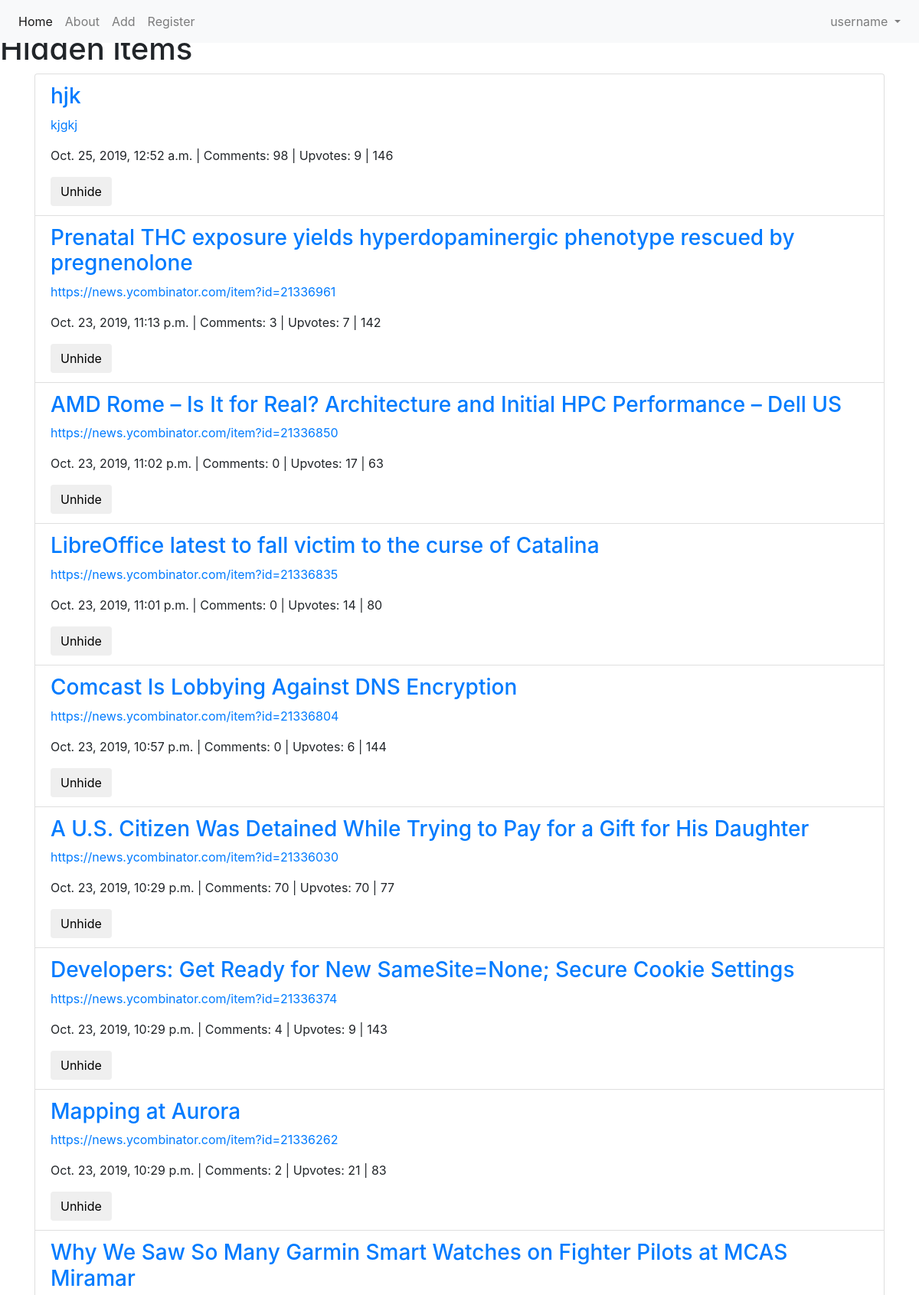
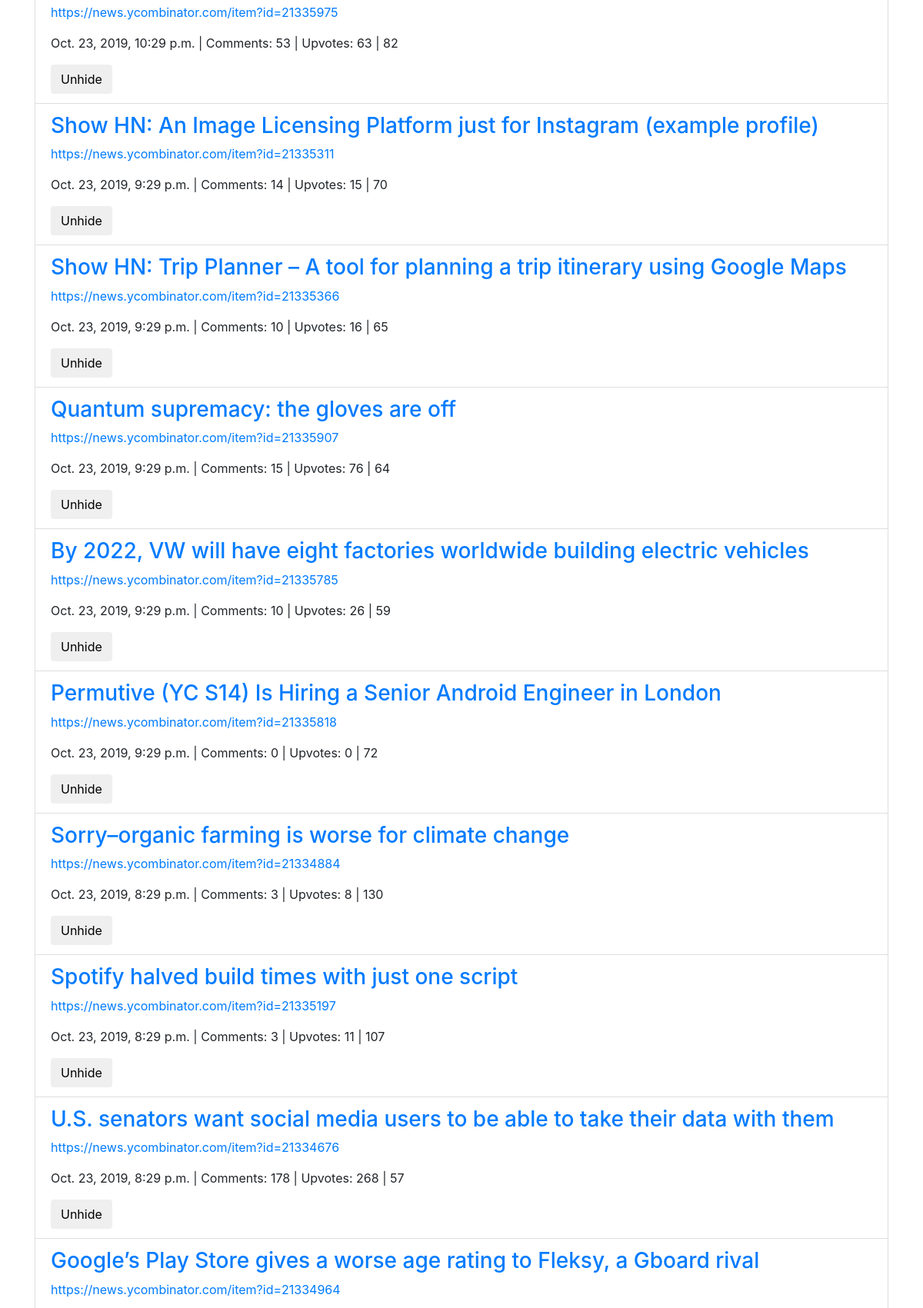
The app's page /hidden/ (signed in, upper part) with its own data (2 pictures, top to bottom).
### main_site/models.py (models this page shows, shortened)
class NewsItem(models.Model):
    url = models.CharField(max_length=500, default="",unique=True)
    title = models.CharField(max_length=500, default="")
    hacker_news_url = models.CharField(max_length=500, default="")
    posted_on = models.DateTimeField(default=datetime.now)
    upvote_count = models.IntegerField(default=0)
    comment_count = models.IntegerField(default=0)
    users = models.ManyToManyField(User, verbose_name="Readers", related_name="reads")

### main_site/views.py (the view)
# urls.py: path('hidden/', views.hidden),
@csrf_exempt
@login_required(login_url='/accounts/login')
def hidden(request):
    news=NewsItem.objects.filter(users=request.user).order_by('posted_on')
    context={'news_items':news}
    return render(request, "hidden-view.html", context)

### main_site/templates/hidden-view.html (shortened to what this page needs)
{% extends 'base.html' %}
{% block content_body %}
    <h1>Hidden items</h1>
    <div class="container">
        <ul id="news_items" class="list-group">
            {% for item in news_items reversed %}
            <li class="list-group-item">
                <div>
                    <h3><a href="{{ item.url }}">{{item.title}}</a></h3>
                    <p><a href="{{ item.hacker_news_url }}">{{ item.hacker_news_url }}</a></p>
                    <p>
                        <span>{{ item.posted_on }}</span> |
                        <span>Comments: {{ item.comment_count }}</span> |
                        <span>Upvotes: {{ item.upvote_count }}</span> |
                        <span>{{ item.id }}</span>
                    </p>
                    <div>
                            <button class="unhide-button btn">Unhide</button>
                    </div>
                </div>
            </li>
            {% endfor %}
        </ul>
    </div>
{% endblock content_body %}

### records on screen
NewsItem: title "hjk", hacker_news_url "kjgkj", posted_on "Oct. 25, 2019, 12:52 a.m.", comment_count "98", upvote_count "9", id "146"
NewsItem: title "Prenatal THC exposure yields hyperdopaminergic phenotype rescued by pregnenolone", hacker_news_url "https://news.ycombinator.com/item?id=21336961", posted_on "Oct. 23, 2019, 11:13 p.m.", comment_count "3", upvote_count "7", id "142"
NewsItem: title "AMD Rome – Is It for Real? Architecture and Initial HPC Performance – Dell US", hacker_news_url "https://news.ycombinator.com/item?id=21336850", posted_on "Oct. 23, 2019, 11:02 p.m.", comment_count "0", upvote_count "17", id "63"
NewsItem: title "LibreOffice latest to fall victim to the curse of Catalina", hacker_news_url "https://news.ycombinator.com/item?id=21336835", posted_on "Oct. 23, 2019, 11:01 p.m.", comment_count "0", upvote_count "14", id "80"
NewsItem: title "Comcast Is Lobbying Against DNS Encryption", hacker_news_url "https://news.ycombinator.com/item?id=21336804", posted_on "Oct. 23, 2019, 10:57 p.m.", comment_count "0", upvote_count "6", id "144"
NewsItem: title "A U.S. Citizen Was Detained While Trying to Pay for a Gift for His Daughter", hacker_news_url "https://news.ycombinator.com/item?id=21336030", posted_on "Oct. 23, 2019, 10:29 p.m.", comment_count "70", upvote_count "70", id "77"
NewsItem: title "Developers: Get Ready for New SameSite=None; Secure Cookie Settings", hacker_news_url "https://news.ycombinator.com/item?id=21336374", posted_on "Oct. 23, 2019, 10:29 p.m.", comment_count "4", upvote_count "9", id "143"
NewsItem: title "Mapping at Aurora", hacker_news_url "https://news.ycombinator.com/item?id=21336262", posted_on "Oct. 23, 2019, 10:29 p.m.", comment_count "2", upvote_count "21", id "83"
NewsItem: title "Why We Saw So Many Garmin Smart Watches on Fighter Pilots at MCAS Miramar", hacker_news_url "https://news.ycombinator.com/item?id=21335975", posted_on "Oct. 23, 2019, 10:29 p.m.", comment_count "53", upvote_count "63", id "82"
NewsItem: title "Show HN: An Image Licensing Platform just for Instagram (example profile)", hacker_news_url "https://news.ycombinator.com/item?id=21335311", posted_on "Oct. 23, 2019, 9:29 p.m.", comment_count "14", upvote_count "15", id "70"
NewsItem: title "Show HN: Trip Planner – A tool for planning a trip itinerary using Google Maps", hacker_news_url "https://news.ycombinator.com/item?id=21335366", posted_on "Oct. 23, 2019, 9:29 p.m.", comment_count "10", upvote_count "16", id "65"
NewsItem: title "Quantum supremacy: the gloves are off", hacker_news_url "https://news.ycombinator.com/item?id=21335907", posted_on "Oct. 23, 2019, 9:29 p.m.", comment_count "15", upvote_count "76", id "64"
NewsItem: title "By 2022, VW will have eight factories worldwide building electric vehicles", hacker_news_url "https://news.ycombinator.com/item?id=21335785", posted_on "Oct. 23, 2019, 9:29 p.m.", comment_count "10", upvote_count "26", id "59"
NewsItem: title "Permutive (YC S14) Is Hiring a Senior Android Engineer in London", hacker_news_url "https://news.ycombinator.com/item?id=21335818", posted_on "Oct. 23, 2019, 9:29 p.m.", comment_count "0", upvote_count "0", id "72"
NewsItem: title "Sorry–organic farming is worse for climate change", hacker_news_url "https://news.ycombinator.com/item?id=21334884", posted_on "Oct. 23, 2019, 8:29 p.m.", comment_count "3", upvote_count "8", id "130"
NewsItem: title "Spotify halved build times with just one script", hacker_news_url "https://news.ycombinator.com/item?id=21335197", posted_on "Oct. 23, 2019, 8:29 p.m.", comment_count "3", upvote_count "11", id "107"
NewsItem: title "U.S. senators want social media users to be able to take their data with them", hacker_news_url "https://news.ycombinator.com/item?id=21334676", posted_on "Oct. 23, 2019, 8:29 p.m.", comment_count "178", upvote_count "268", id "57"
NewsItem: title "Google’s Play Store gives a worse age rating to Fleksy, a Gboard rival", hacker_news_url "https://news.ycombinator.com/item?id=21334964"
